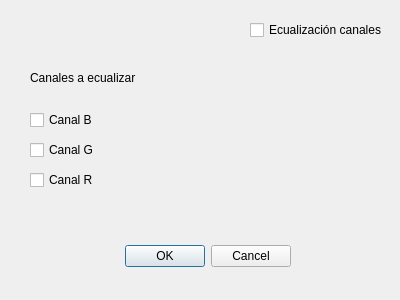
<?xml version="1.0" encoding="UTF-8"?>
<ui version="4.0">
 <class>Ecualizar_histograma</class>
 <widget class="QDialog" name="Ecualizar_histograma">
  <property name="geometry">
   <rect>
    <x>0</x>
    <y>0</y>
    <width>400</width>
    <height>300</height>
   </rect>
  </property>
  <property name="windowTitle">
   <string>Dialog</string>
  </property>
  <widget class="QDialogButtonBox" name="buttonBox">
   <property name="geometry">
    <rect>
     <x>-50</x>
     <y>240</y>
     <width>341</width>
     <height>32</height>
    </rect>
   </property>
   <property name="orientation">
    <enum>Qt::Horizontal</enum>
   </property>
   <property name="standardButtons">
    <set>QDialogButtonBox::Cancel|QDialogButtonBox::Ok</set>
   </property>
  </widget>
  <widget class="QCheckBox" name="checkBox">
   <property name="geometry">
    <rect>
     <x>250</x>
     <y>20</y>
     <width>141</width>
     <height>20</height>
    </rect>
   </property>
   <property name="text">
    <string>Ecualización canales</string>
   </property>
  </widget>
  <widget class="QCheckBox" name="checkBox_2">
   <property name="geometry">
    <rect>
     <x>30</x>
     <y>110</y>
     <width>81</width>
     <height>20</height>
    </rect>
   </property>
   <property name="text">
    <string>Canal B</string>
   </property>
  </widget>
  <widget class="QCheckBox" name="checkBox_3">
   <property name="geometry">
    <rect>
     <x>30</x>
     <y>140</y>
     <width>81</width>
     <height>20</height>
    </rect>
   </property>
   <property name="text">
    <string>Canal G</string>
   </property>
  </widget>
  <widget class="QCheckBox" name="checkBox_4">
   <property name="geometry">
    <rect>
     <x>30</x>
     <y>170</y>
     <width>81</width>
     <height>20</height>
    </rect>
   </property>
   <property name="text">
    <string>Canal R</string>
   </property>
  </widget>
  <widget class="QLabel" name="label">
   <property name="geometry">
    <rect>
     <x>30</x>
     <y>70</y>
     <width>131</width>
     <height>16</height>
    </rect>
   </property>
   <property name="text">
    <string>Canales a ecualizar</string>
   </property>
  </widget>
 </widget>
 <resources/>
 <connections>
  <connection>
   <sender>buttonBox</sender>
   <signal>accepted()</signal>
   <receiver>Ecualizar_histograma</receiver>
   <slot>accept()</slot>
   <hints>
    <hint type="sourcelabel">
     <x>248</x>
     <y>254</y>
    </hint>
    <hint type="destinationlabel">
     <x>157</x>
     <y>274</y>
    </hint>
   </hints>
  </connection>
  <connection>
   <sender>buttonBox</sender>
   <signal>rejected()</signal>
   <receiver>Ecualizar_histograma</receiver>
   <slot>reject()</slot>
   <hints>
    <hint type="sourcelabel">
     <x>316</x>
     <y>260</y>
    </hint>
    <hint type="destinationlabel">
     <x>286</x>
     <y>274</y>
    </hint>
   </hints>
  </connection>
 </connections>
</ui>
